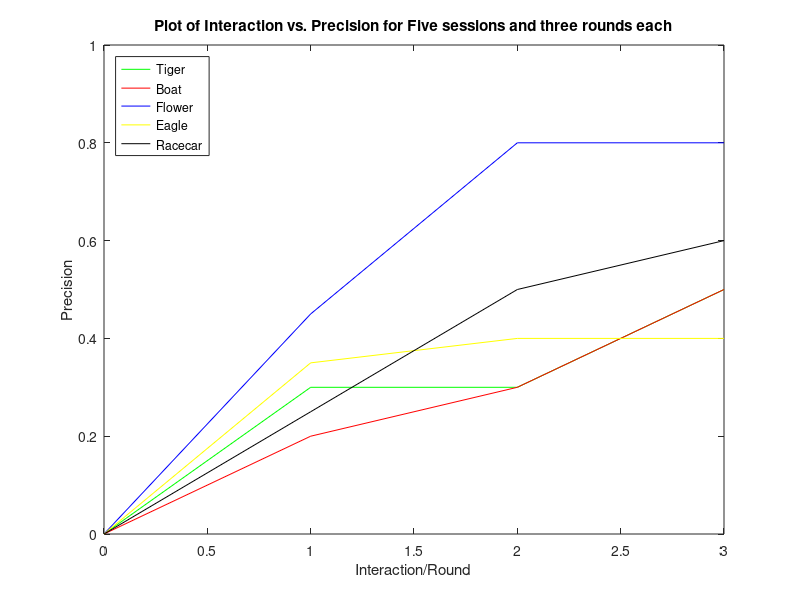

This figure's MATLAB source:
% clear all;
% close all;
% 
% cbirMP;
% pvec = [];
% p = [];
% done = false;
% while ~done
%     pvec = [pvec p];
%     done = input('Blah blah');
%     done = logical(done);
% end
% 
% close all;
% plot(pvec);
% xlim([1 3]);
% ylim([0 1]);
% xticks([1:3]);
% grid on;

x = [0 1 2 3]
s1 = [0 0.3 0.3 0.5];
s2 = [0 0.2 0.3 0.5];
s3 = [0 0.45 0.80 0.80];
s4 = [0 0.35 0.4 0.4];
s5 = [0 0.25 0.5 0.6];
plot(x,s1,'green',x,s2,'red',x,s3,'blue',x,s4,'yellow',x,s5,'black');
ylim([0 1]);
xlabel('Interaction/Round');
ylabel('Precision')
title('Plot of Interaction vs. Precision for Five sessions and three rounds each');

legend('Tiger','Boat', 'Flower', 'Eagle', 'Racecar','Location','northwest');

